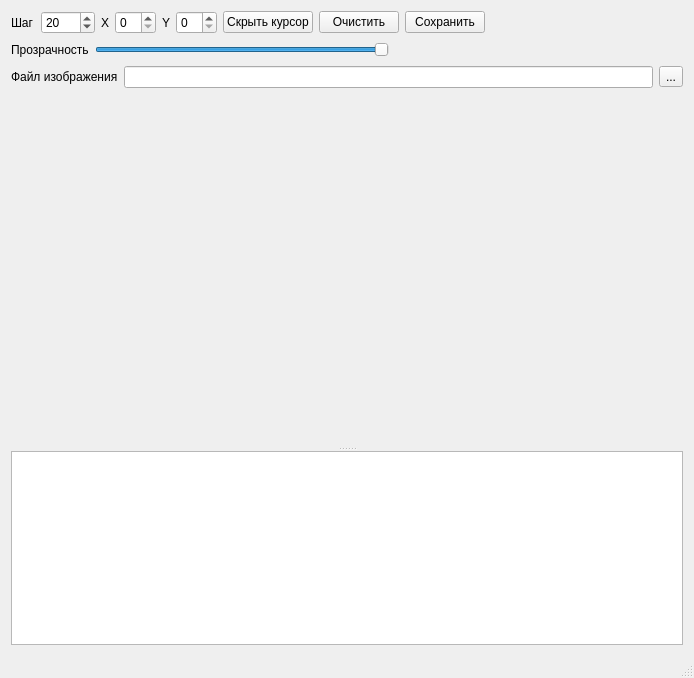
<?xml version="1.0" encoding="UTF-8"?>
<ui version="4.0">
 <class>MainWindow</class>
 <widget class="QMainWindow" name="MainWindow">
  <property name="geometry">
   <rect>
    <x>0</x>
    <y>0</y>
    <width>694</width>
    <height>678</height>
   </rect>
  </property>
  <property name="windowTitle">
   <string>Painter Logger</string>
  </property>
  <widget class="QWidget" name="centralWidget">
   <layout class="QVBoxLayout" name="verticalLayout_2">
    <item>
     <layout class="QVBoxLayout" name="verticalLayout">
      <item>
       <layout class="QHBoxLayout" name="horizontalLayout">
        <item>
         <widget class="QLabel" name="label_4">
          <property name="text">
           <string>Шаг</string>
          </property>
         </widget>
        </item>
        <item>
         <widget class="QSpinBox" name="spinBoxStep">
          <property name="maximum">
           <number>9999</number>
          </property>
          <property name="value">
           <number>20</number>
          </property>
         </widget>
        </item>
        <item>
         <widget class="QLabel" name="label">
          <property name="text">
           <string>X</string>
          </property>
         </widget>
        </item>
        <item>
         <widget class="QSpinBox" name="spinBoxX"/>
        </item>
        <item>
         <widget class="QLabel" name="label_2">
          <property name="text">
           <string>Y</string>
          </property>
         </widget>
        </item>
        <item>
         <widget class="QSpinBox" name="spinBoxY"/>
        </item>
        <item>
         <widget class="QPushButton" name="pushButtonHideTrace">
          <property name="text">
           <string>Скрыть курсор</string>
          </property>
          <property name="checkable">
           <bool>true</bool>
          </property>
         </widget>
        </item>
        <item>
         <widget class="QPushButton" name="pushButtonClear">
          <property name="text">
           <string>Очистить</string>
          </property>
         </widget>
        </item>
        <item>
         <widget class="QPushButton" name="pushButtonSave">
          <property name="text">
           <string>Сохранить</string>
          </property>
         </widget>
        </item>
        <item>
         <spacer name="horizontalSpacer">
          <property name="orientation">
           <enum>Qt::Horizontal</enum>
          </property>
          <property name="sizeHint" stdset="0">
           <size>
            <width>40</width>
            <height>20</height>
           </size>
          </property>
         </spacer>
        </item>
       </layout>
      </item>
      <item>
       <layout class="QHBoxLayout" name="horizontalLayout_3">
        <item>
         <widget class="QLabel" name="label_5">
          <property name="text">
           <string>Прозрачность</string>
          </property>
         </widget>
        </item>
        <item>
         <widget class="QSlider" name="horizontalSliderOpacity">
          <property name="maximum">
           <number>100</number>
          </property>
          <property name="value">
           <number>100</number>
          </property>
          <property name="orientation">
           <enum>Qt::Horizontal</enum>
          </property>
         </widget>
        </item>
        <item>
         <spacer name="horizontalSpacer_2">
          <property name="orientation">
           <enum>Qt::Horizontal</enum>
          </property>
          <property name="sizeHint" stdset="0">
           <size>
            <width>40</width>
            <height>20</height>
           </size>
          </property>
         </spacer>
        </item>
       </layout>
      </item>
      <item>
       <layout class="QHBoxLayout" name="horizontalLayout_2">
        <item>
         <widget class="QLabel" name="label_3">
          <property name="text">
           <string>Файл изображения</string>
          </property>
         </widget>
        </item>
        <item>
         <widget class="QLineEdit" name="lineEditPath"/>
        </item>
        <item>
         <widget class="QToolButton" name="toolButtonBrowse">
          <property name="text">
           <string>...</string>
          </property>
         </widget>
        </item>
       </layout>
      </item>
     </layout>
    </item>
    <item>
     <widget class="QSplitter" name="splitter">
      <property name="orientation">
       <enum>Qt::Vertical</enum>
      </property>
      <widget class="PainterWidget" name="widget" native="true">
       <property name="minimumSize">
        <size>
         <width>600</width>
         <height>350</height>
        </size>
       </property>
       <property name="mouseTracking">
        <bool>true</bool>
       </property>
       <property name="focusPolicy">
        <enum>Qt::ClickFocus</enum>
       </property>
      </widget>
      <widget class="QTextBrowser" name="textBrowser"/>
     </widget>
    </item>
   </layout>
  </widget>
  <widget class="QMenuBar" name="menuBar">
   <property name="geometry">
    <rect>
     <x>0</x>
     <y>0</y>
     <width>694</width>
     <height>20</height>
    </rect>
   </property>
  </widget>
  <widget class="QStatusBar" name="statusBar"/>
 </widget>
 <layoutdefault spacing="6" margin="11"/>
 <customwidgets>
  <customwidget>
   <class>PainterWidget</class>
   <extends>QWidget</extends>
   <header>painterwidget.h</header>
   <container>1</container>
  </customwidget>
 </customwidgets>
 <resources/>
 <connections/>
</ui>
